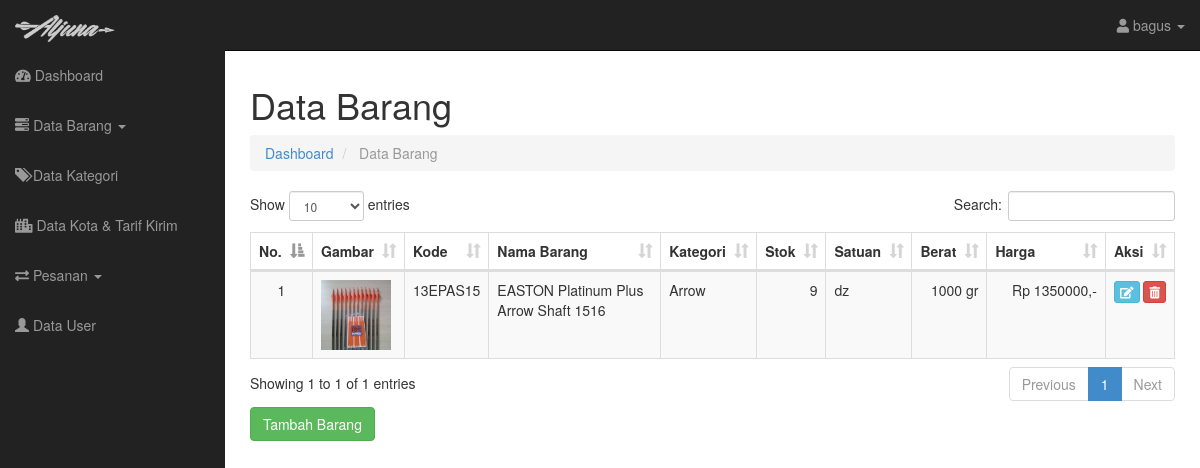
The app's page /aljuna_web/index.php?page=barang&kategori=1 (signed in) with its own data.
### tables this page shows
CREATE TABLE `tb_barang` (
  `kode_barang` char(8) NOT NULL,
  `nama_barang` varchar(150) NOT NULL,
  `id_kategori` int(3) NOT NULL,
  `stok` int(4) NOT NULL,
  `satuan` varchar(5) NOT NULL,
  `berat` int(11) NOT NULL,
  `harga` int(8) NOT NULL,
  `gambar` varchar(255) NOT NULL
);

CREATE TABLE `tb_kategori` (
  `id_kategori` int(3) NOT NULL,
  `kategori` varchar(30) NOT NULL
);

### aljuna_web/models/m_barang.php (called while the page is built, shortened)
<?php
class Barang {
    private $mysqli;
    function __construct($conn)
    {
        $this->mysqli = $conn;
    }
    public function tampil($kode_barang = null, $id_kategori = null) {
        $db = $this->mysqli->conn;
        $sql = "SELECT * FROM tb_barang, tb_kategori WHERE tb_barang.id_kategori=tb_kategori.id_kategori";
        if($id_kategori != null) {
            $sql .= " AND tb_barang.id_kategori = '$id_kategori'";
        }
        $query = $db->query($sql) or die ($db->error);
        return $query;
    }
}
?>

### aljuna_web/index.php (the view, shortened to what this page needs)
<?php
if(!empty($_SESSION["id_user"])) {
require_once('config/koneksi.php');
include "models/m_barang.php";
$connection = new Database($host, $user, $pass, $database);
$barang = new barang($connection);
?>
<!DOCTYPE html>
<html lang="en">
  <head>
    <link href="assets/css/bootstrap.css" rel="stylesheet">
    <link href="assets/dataTables/dataTables.min.css" rel="stylesheet">
    <link href="assets/css/sb-admin.css" rel="stylesheet">
    <link rel="stylesheet" href="https://use.fontawesome.com/releases/v5.6.3/css/all.css">
  </head>
  <body>
    <div id="wrapper">
      <nav class="navbar navbar-inverse navbar-fixed-top" role="navigation">
        <div class="navbar-header">
          <a class="navbar-brand" href="index.php"><img src="assets/images/logo.png" width="100px"></a>
        </div>
        <div class="collapse navbar-collapse navbar-ex1-collapse">
          <ul class="nav navbar-nav side-nav">
            <li><a href="?page=dashboard"><i class="fas fa-tachometer-alt"></i> Dashboard</a></li>
            <li class="dropdown ">
              <a href="#" class="dropdown-toggle" data-toggle="dropdown"><i class="glyphicon glyphicon-tasks"></i> Data Barang <b class="caret"></b></a>
            </li>
            <li><a href="?page=kategori"><i class="glyphicon glyphicon-tags"></i> Data Kategori</a></li>
            <li><a href="?page=kota"><i class="fas fa-city"></i> Data Kota & Tarif Kirim</a></li>
            <li class="dropdown ">
              <a href="#" class="dropdown-toggle" data-toggle="dropdown"><i class="fas fa-exchange-alt"></i> Pesanan <b class="caret"></b></a>
            </li>
            <li><a href="?page=user"><i class="glyphicon glyphicon-user"></i> Data User</a></li>
          </ul>
          <ul class="nav navbar-nav navbar-right navbar-user">
            <li class="dropdown user-dropdown">
              <a href="#" class="dropdown-toggle" data-toggle="dropdown"><i class="fa fa-user"></i> <?php echo $_SESSION["id_user"];?> <b class="caret"></b></a>
            </li>
          </ul>
        </div>
      </nav>
      <div id="page-wrapper">
      <?php
      if (@$_GET['page'] == 'dashboard' || @$_GET['page'] == '') {
        include "views/dashboard.php";
      } else if (@$_GET['page'] == 'barang') {
        include "views/barang.php";
	    } else if (@$_GET['page'] == 'pesanan') {
        include "views/pesanan.php";
	    } else if (@$_GET['page'] == 'kategori') {
        include "views/kategori.php";
	    } else if (@$_GET['page'] == 'kota') {
        include "views/kota.php";
	    } else if (@$_GET['page'] == 'detail_pesanan') {
        include "views/detail_pesanan.php";
	    } else if (@$_GET['page'] == 'alamat') {
        include "views/alamat.php";
	    } else if (@$_GET['page'] == 'user') {
        include "views/user.php";
      }
      ?>
      </div>
    </div>
  </body>
</html>
  <?php } else header("Location: login.php"); ?>

### aljuna_web/views/barang.php (shortened to what this page needs)
<?php
if(@$_GET['act'] == '') {
?>
  <div class="row">
    <div class="col-lg-12">
      <h1>Data Barang
      </h1>
      <ol class="breadcrumb">
        <li>
          <a href="index.php">
            <i class="icon-dashboard"></i> Dashboard</a>
        </li>
        <li class="active">
          <i class="icon-file-alt"></i> Data Barang</li>
      </ol>
    </div>
  </div>
  <div class="row">
    <div class="col-lg-12">
      <div class="table-responsive">
        <table class="table table-bordered table-hover table-striped" id="datatables">
          <thead>
          <tr>
            <th>No.</th>
            <th>Gambar</th>
            <th>Kode</th>
            <th>Nama Barang</th>
            <th>Kategori</th>
            <th>Stok</th>
            <th>Satuan</th>
            <th>Berat</th>
            <th width="80px">Harga</th>
            <th>Aksi</th>
          </tr>
          </thead>
          <tbody>
          <?php
          $no = 1;
          if(@$_GET['kategori']) {
            $tampil = $barang->tampil(null,$_GET['kategori']);
          } else {
          $tampil = $barang->tampil(); }
          while ($data = $tampil->fetch_object()) {
            ?>
            <tr>
              <td align="center"><?php echo $no++; ?></td>
              <td><a href="assets/images/barang/<?php echo $data->gambar; ?>"> <img src=assets/images/barang/<?php echo $data->gambar; ?> width="70px"></a></td>
              <td><?php echo $data->kode_barang; ?></td>
              <td><?php echo $data->nama_barang; ?></td>
              <td><?php echo $data->kategori; ?></td>
              <td align="right"><?php echo $data->stok; ?></td>
              <td><?php echo $data->satuan; ?></td>
              <td align="right"><?php echo $data->berat; ?> gr</td>
              <td align="right">Rp <?php echo $data->harga; ?>,-</td>
              <td align="center">
              <a id="edit_barang" data-toggle="modal" data-target="#edit"
                data-kode="<?php echo $data->kode_barang; ?>"
                data-kode1="<?php echo $data->kode_barang; ?>"
                data-nama="<?php echo $data->nama_barang; ?>"
                data-kategori="<?php echo $data->id_kategori; ?>"
                data-stok="<?php echo $data->stok; ?>"
                data-satuan="<?php echo $data->satuan; ?>"
                data-berat="<?php echo $data->berat; ?>"
                data-harga="<?php echo $data->harga; ?>"
                data-gambar="<?php echo $data->gambar; ?>" >
                <button class="btn btn-info btn-xs">
                  <i class="fa fa-edit"></i></button> </a>
              <a href="?page=barang&act=del&kode_barang=<?php echo $data->kode_barang; ?>" onclick="return confirm('Yakin akan menghapus data ini?')">
                <button class="btn btn-danger btn-xs">
                <i class="fas fa-trash-alt"></i></button> </a>
              </td>
            </tr>
            <?php
          } ?>
          </tbody>
        </table>
      </div>
      <button type="button" class="btn btn-success" data-toggle="modal" data-target="#tambah"> Tambah Barang</button>
    </div>
    </div>
    <?php
    } else if(@$_GET['act'] == 'del') {
      $gambar_awal = $barang->tampil($_GET['kode_barang'])->fetch_object()->gambar;
      unlink("assets/images/barang/".$gambar_awal);
      $barang->hapus($_GET['kode_barang']);
      header("location: ?page=barang");
    }
    ?>

### aljuna_web/assets/css/sb-admin.css (style rules this page uses)
body { margin-top: 50px; }
#wrapper { padding-left: 0; }
#page-wrapper { width: 100%; padding: 5px 15px; }
@media (min-width:768px) { #wrapper { padding-left: 225px; } }
@media (min-width:768px) { #page-wrapper { padding: 15px 25px; } }
@media (min-width:768px) { .side-nav { margin-left: -225px; left: 225px; width: 225px; position: fixed; top: 50px; height: 100%; border-radius: 0; border: none; background-color: #222222; overflow-y: auto; } }
@media (min-width:768px) { .side-nav>li>a { width: 225px; } }
@media (min-width:768px) { .navbar-collapse { padding-left: 15px !important; padding-right: 15px !important; } }

### records on screen
tb_barang: gambar (picture), kode_barang "13EPAS15", nama_barang "EASTON Platinum Plus Arrow Shaft 1516", id_kategori.kategori "Arrow", stok "9", satuan "dz", berat "1000", harga "1350000"

### other values on screen
$_SESSION["id_user"] "bagus"
